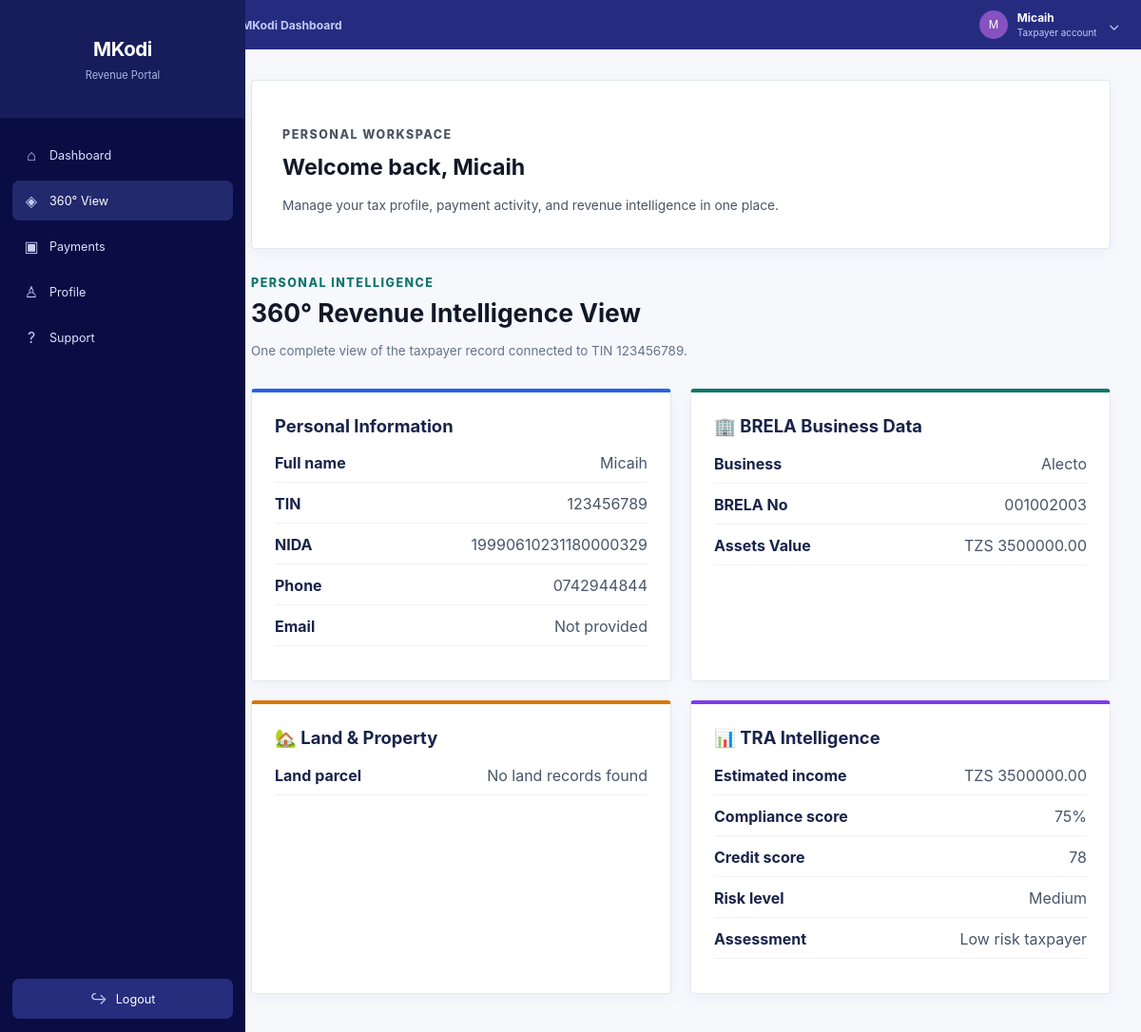
/360-view/ (signed in), run on the app's committed database.
### taxpayers/models.py (models this page shows, shortened)
class Taxpayer(models.Model):
    nida_number = models.CharField(max_length=20, primary_key=True, unique=True)
    tin_number = models.CharField(max_length=20, unique=True, null=True, blank=True)
    phone_number = models.CharField(max_length=15, unique=True)
    full_name = models.CharField(max_length=255)
    email = models.EmailField(blank=True, null=True)
    business_name = models.CharField(max_length=255, blank=True, null=True)
    brela_number = models.CharField(max_length=100, blank=True, null=True)
    land_parcel = models.CharField(max_length=100, blank=True, null=True)
    estimated_income = models.DecimalField(max_digits=15, decimal_places=2, default=0.00)
    tax_compliance_score = models.IntegerField(default=65)
    credit_score = models.IntegerField(default=60)
    is_active = models.BooleanField(default=True)
    date_registered = models.DateTimeField(auto_now_add=True)

### core/views.py (the view)
# urls.py: path('360-view/', intelligence_view, name='intelligence'),
@login_required(login_url='/')
def intelligence_view(request):
    taxpayer = Taxpayer.objects.filter(tin_number=request.user.username).first()
    return render(request, 'intelligence.html', {'taxpayer': taxpayer, 'user_tin': request.user.username})

### templates/intelligence.html (shortened to what this page needs)
{% load static %}
<!DOCTYPE html>
<html lang="en">
<head>
    <link rel="stylesheet" href="{% static 'css/mkodi-style.css' %}">
</head>
<body class="page-shell portal-shell">
    <main class="page-content">
        {% include 'partials/portal_nav.html' %}
        <section class="page-heading">
            <p class="eyebrow">Personal intelligence</p>
            <h1>360° Revenue Intelligence View</h1>
            <p>One complete view of the taxpayer record connected to TIN {{ user_tin }}.</p>
        </section>
        {% if taxpayer %}
        <div class="detail-grid">
            <section class="detail-card detail-card-blue">
                <h2>Personal Information</h2>
                <p><strong>Full name</strong><span>{{ taxpayer.full_name }}</span></p>
                <p><strong>TIN</strong><span>{{ taxpayer.tin_number }}</span></p>
                <p><strong>NIDA</strong><span>{{ taxpayer.nida_number }}</span></p>
                <p><strong>Phone</strong><span>{{ taxpayer.phone_number }}</span></p>
                <p><strong>Email</strong><span>{{ taxpayer.email|default:'Not provided' }}</span></p>
            </section>
            <section class="detail-card detail-card-green">
                <h2>🏢 BRELA Business Data</h2>
                <p><strong>Business</strong><span>{{ taxpayer.business_name|default:'Not provided' }}</span></p>
                <p><strong>BRELA No</strong><span>{{ taxpayer.brela_number|default:'Not provided' }}</span></p>
                <p><strong>Assets Value</strong><span>TZS {{ taxpayer.estimated_income|default:'0' }}</span></p>
            </section>
            <section class="detail-card detail-card-amber">
                <h2>🏡 Land & Property</h2>
                <p><strong>Land parcel</strong><span>{{ taxpayer.land_parcel|default:'No land records found' }}</span></p>
            </section>
            <section class="detail-card detail-card-purple">
                <h2>📊 TRA Intelligence</h2>
                <p><strong>Estimated income</strong><span>TZS {{ taxpayer.estimated_income }}</span></p>
                <p><strong>Compliance score</strong><span>{{ taxpayer.tax_compliance_score }}%</span></p>
                <p><strong>Credit score</strong><span>{{ taxpayer.credit_score }}</span></p>
                <p><strong>Risk level</strong><span>{% if taxpayer.estimated_income > 20000000 %}High{% else %}Medium{% endif %}</span></p>
                <p><strong>Assessment</strong><span>{% if taxpayer.tax_compliance_score < 60 %}Recommend detailed audit{% else %}Low risk taxpayer{% endif %}</span></p>
            </section>
        </div>
        {% else %}
        <section class="empty-state">No taxpayer record is linked to this account.</section>
        {% endif %}
    </main>
</body>
</html>

### templates/partials/portal_nav.html
<aside class="portal-sidebar">
    <a class="sidebar-brand" href="{% url 'home' %}">
        <strong>MKodi</strong>
        <span>Revenue Portal</span>
    </a>
    <nav class="sidebar-menu" aria-label="Main navigation">
        <a class="{% if request.resolver_match.url_name == 'home' %}is-active{% endif %}" href="{% url 'home' %}"><span class="menu-icon">⌂</span>Dashboard</a>
        <a class="{% if request.resolver_match.url_name == 'intelligence' %}is-active{% endif %}" href="{% url 'intelligence' %}"><span class="menu-icon">◈</span>360° View</a>
        <a class="{% if request.resolver_match.url_name == 'payments' %}is-active{% endif %}" href="{% url 'payments' %}"><span class="menu-icon">▣</span>Payments</a>
        <a class="{% if request.resolver_match.url_name == 'profile' %}is-active{% endif %}" href="{% url 'profile' %}"><span class="menu-icon">♙</span>Profile</a>
        <a href="{% url 'home' %}#support"><span class="menu-icon">?</span>Support</a>
    </nav>
    <a class="sidebar-logout" href="{% url 'logout' %}"><span class="menu-icon">↪</span>Logout</a>
</aside>
<header class="portal-topbar">
    <div class="topbar-context">MKodi Dashboard</div>
    <div class="topbar-user">
        <span class="user-avatar">{{ request.user.first_name|default:request.user.username|first|upper }}</span>
        <span><strong>{{ request.user.first_name|default:request.user.username }}</strong><small>Taxpayer account</small></span>
        <span class="topbar-chevron">⌄</span>
    </div>
</header>
<div class="dashboard-hero card">
    <p class="eyebrow">Personal workspace</p>
    <h2>Welcome back, {{ request.user.first_name|default:request.user.username }}</h2>
    <p>Manage your tax profile, payment activity, and revenue intelligence in one place.</p>
</div>

### data on the page
Taxpayer: full_name "Micaih", tin_number "123456789", nida_number "19990610231180000329", phone_number "0742944844", email "Not provided", business_name "Alecto", brela_number "001002003", estimated_income "3500000.00", land_parcel "No land records found", tax_compliance_score "75", credit_score "78"

### other printed values
{{ request.user.first_name|default:request.user.username|first|upper }} "M"
{{ request.user.first_name|default:request.user.username }} "Micaih"
{{ user_tin }} "123456789"
